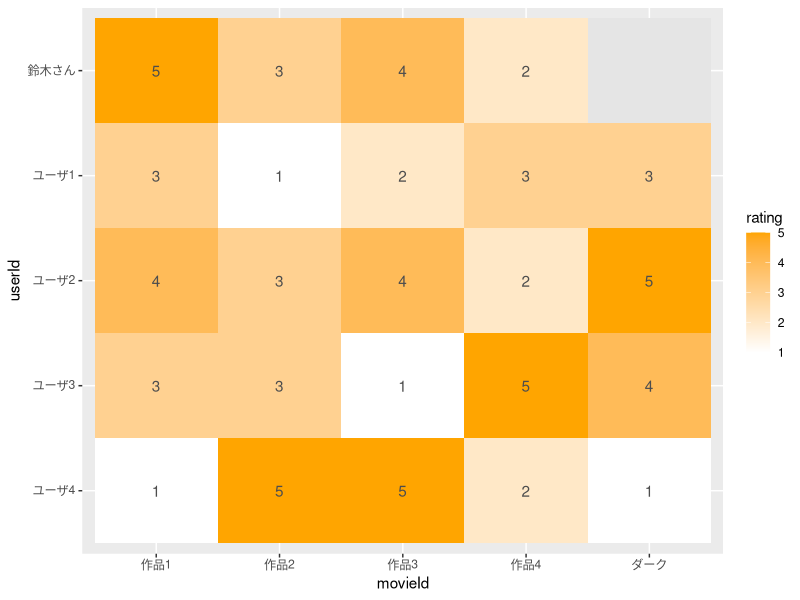

Here is the R script that generated this plot:
# ***********************************************************************************************
# Title     : 1-1. 協調フィルタリングのコンセプトを知る
# Objective : TODO
# Created by: Owner
# Created on: 2021/01/25
# URL       : https://blog.brainpad.co.jp/entry/2017/02/03/153000
# ***********************************************************************************************


# ＜協調フィルタリングとは＞
# - 広義にはユーザの利用履歴を利用するレコメンド手法全体を指す
#   --- よって多くのアルゴリズムが含まれる
# - ｢類似度｣を使って類似属性のものに似たレコメンドを出すというのが基本コンセプト
# - 商品についてドメイン知識を持たなくても推奨することができる
# - 近傍ベース協調フィルタリングはコンセプトも実装もシンプルでそこそこ良い精度が出る
#   --- knn回帰がアルゴリズムとして用いられる


# ＜2つの手法＞
# - 近傍ベース（狭義に協調フィルタリング）
#   --- トランザクションデータをそのまま利用して｢類似度｣に基づいて商品を推定
#   --- 過去の利用履歴から似たもの同士を明らかにし、この類似度を使ってオススメ商品を推定する
#
# - モデルベース
#   --- 事前にモデル構築を行う


# ＜類似度の観点＞
# - ユーザーベース：似たユーザーが選好するアイテムをレコメンドする
# - アイテムベース：似たアイテムをレコメンドする


# ＜目次＞
# 0 タスクの整理
# 1 準備
# 2 データ加工
# 3 類似度の計算
# 4 評価値の推定


# 0 タスクの整理 -----------------------------------------------------------------

# ＜タスク＞
# - ユーザが自分が見た映画作品を評価付けできるレビューサイトを題材とする
# - あるユーザ(鈴木さん)がまだ評価していない作品に対して協調フィルタリングを使って評価値を推定する
# - 推定された評価の高い上位10作品（Top-Nレコメンド）をレコメンドする


# ＜手順＞
# 1. 鈴木さんと似たような評価をしているユーザを探す（類似度の高いユーザー）
# 2. 類似度の高い上位k人の評価を参考に、鈴木さんが評価していない映画の評価値を推定する
# 3. 推定評価値の高い上位10の映画を抽出する（省略）


# ＜ポイント＞
# - 類似度でスコアを加重平均して未知のデータを推定する
#   --- ｢利用可能なスコア｣と｢利用可能データの類似度｣から推定


# 1 準備 ----------------------------------------------------------------------

library(tidyverse)


# データ作成
# --- 評価行列の作成
rating.mtx <-
  matrix(
    c(5, 3, 4, 2, NA,
      3, 1, 2, 3, 3,
      4, 3, 4, 2, 5,
      3, 3, 1, 5, 4,
      1, 5, 5, 2, 1), nrow = 5 , byrow = TRUE)

# ラベル作成
# --- 行・列ラベル付与
row.lbl <- c("鈴木さん", "ユーザ1", "ユーザ2", "ユーザ3", "ユーザ4")
col.lbl <- c("作品1", "作品2", "作品3", "作品4", "ダーク")
dimnames(rating.mtx) <- list(row.lbl, col.lbl)

# データ確認
rating.mtx %>% print()


# 2 データ加工 -----------------------------------------------------------------

# ロング型に変換
rating.mtx.p <-
  rating.mtx %>%
    as.data.frame() %>%
    rownames_to_column("userId") %>%
    gather(key = "movieId", value = "rating", -userId) %>%
    mutate(userId = factor(userId, levels=row.lbl[5:1]),
           movieId = factor(movieId, levels = col.lbl))

# プロット作成
# --- ヒートマップ
# --- 鈴木さんはユーザー2と似ているように見える
rating.mtx.p %>%
  ggplot(aes(movieId, userId)) +
    geom_tile(aes(fill = rating)) +
    geom_text(aes(label = rating), color = "gray30") +
    scale_fill_gradient(low = "white", high = "orange", na.value = "gray90")


# 3 類似度の計算 -------------------------------------------------------------

# 類似度行列の計算
# --- 距離行列の逆数
# --- ユーグリッド距離で測定
sim.mtx <-
  (1 / (dist(x=rating.mtx[,1:4], method = "euclidean", upper = TRUE, diag = TRUE))) %>%
     as('matrix')

# 類似度
# --- 鈴木さんと他のユーザの類似度のみ表示
sim.mtx[, "鈴木さん",drop=FALSE] %>% print()


# 4 評価値の推定 ------------------------------------------------------------

# 鈴木さんに対する類似度を抽出
# --- 鈴木さん自身との類似度は除外
sim.suzuki <- sim.mtx[rownames(sim.mtx) != "鈴木さん", "鈴木さん"]
sim.suzuki %>% print()

# 類似ユーザーの抽出
# --- 類似度の最も高い3人を選出(k=3)
NN.row.num <- sim.suzuki %>% order(decreasing=TRUE) %>% head(n=3)
NN <- names(sim.suzuki)[NN.row.num]
NN %>% print()

# 未知評価値を推定
# --- 類似度で類似ユーザーのレーティングを加重平均
(sum(rating.mtx[NN,"ダーク"] * sim.suzuki[NN]) / sum(sim.suzuki[NN]))
